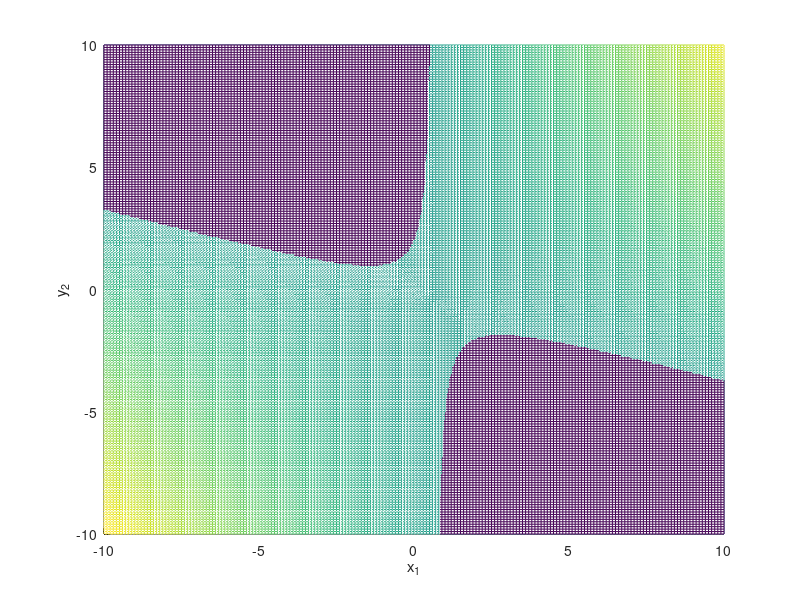

MATLAB code to generate this figure:
% pr_exercise_17_solution.m

function pr_exercise_17_solution()
    % Create mesh grid
    [x,y] = meshgrid(-10:0.1:10, -10:0.1:10);
    delta = zeros(size(x));
    
    % YOUR CODE HERE
    A = [1, 1.5; 1.5, 0];
    b = [0; -2];
    c = 4;
    
    numOfSteps = size(x,1);
    for x_ind=1:numOfSteps
        for y_ind=1:numOfSteps
            point = [x(x_ind, y_ind); y(x_ind, y_ind)];
            % Compute decision function
            % YOUR CODE HERE
            % delta(i, j) = ...
            delta(x_ind, y_ind) = point' * A * point + point' * b + c;
            
            % DEBUG: validate matrix form equivalency to equation form
            if abs(delta(x_ind, y_ind) - (3 * point(1) * point(2) + point(1)^2 - 2 * point(2) + 4)) > 1e-10
                disp('WRONG!')
                break
            end
        end
    end

    figure;
    hold on;
    % visualize decision function
    mesh(x, y, delta);
    % visualize delta = 0
    % last parameter for color
    mesh(x, y, zeros(size(x)), -500*ones(size(x)));
    xlabel('x_1');
    ylabel('y_2');
    zlabel('delta')
    xlim([-10 10]);
    ylim([-10 10]);
end